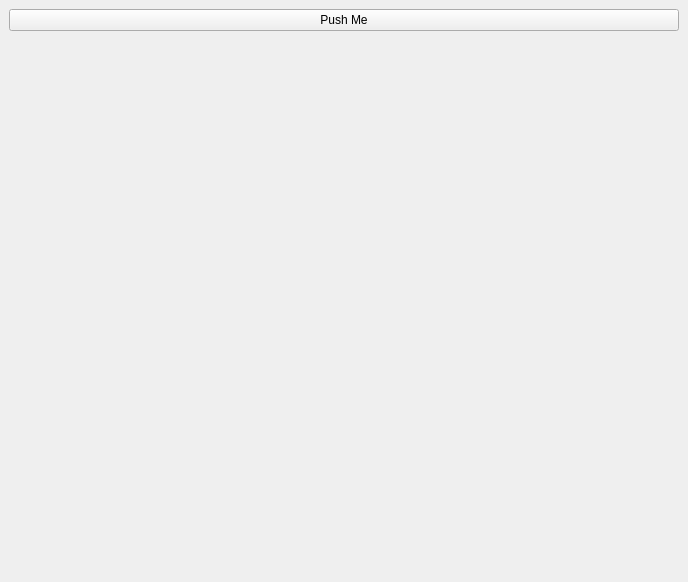
<?xml version="1.0" encoding="UTF-8"?>
<ui version="4.0">
 <class>MainWindow</class>
 <widget class="QMainWindow" name="MainWindow">
  <property name="geometry">
   <rect>
    <x>0</x>
    <y>0</y>
    <width>688</width>
    <height>582</height>
   </rect>
  </property>
  <property name="windowTitle">
   <string>MainWindow</string>
  </property>
  <widget class="QWidget" name="HtmlWidget">
   <layout class="QGridLayout" name="gridLayout">
    <item row="0" column="0">
     <widget class="QPushButton" name="Button1">
      <property name="text">
       <string>Push Me</string>
      </property>
     </widget>
    </item>
    <item row="1" column="0">
     <widget class="QWidget" name="widget" native="true"/>
    </item>
   </layout>
  </widget>
 </widget>
 <resources/>
 <connections/>
</ui>
